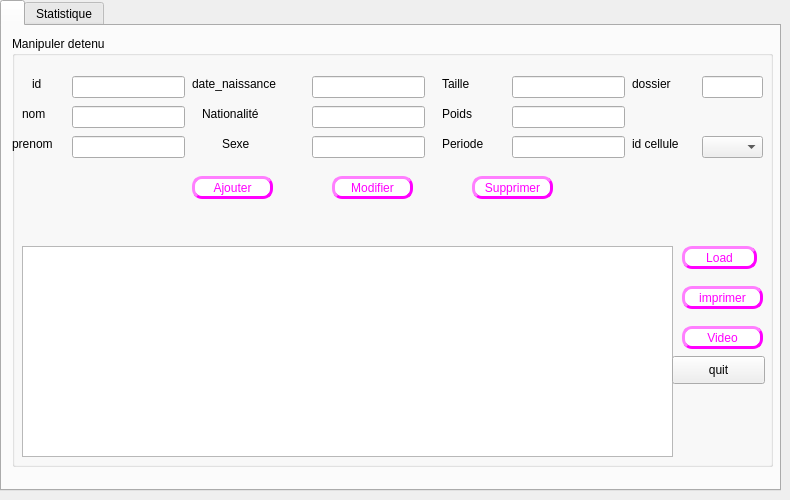
     <widget class="QWidget" name="tab_13">
      <attribute name="title">
       <string>Detenu</string>
      </attribute>
      <widget class="QTabWidget" name="tabWidget_7">
       <property name="geometry">
        <rect>
         <x>0</x>
         <y>0</y>
         <width>781</width>
         <height>491</height>
        </rect>
       </property>
       <property name="currentIndex">
        <number>0</number>
       </property>
       <widget class="QWidget" name="tab_14">
        <attribute name="title">
         <string/>
        </attribute>
        <widget class="QGroupBox" name="groupBox_4">
         <property name="geometry">
          <rect>
           <x>10</x>
           <y>10</y>
           <width>761</width>
           <height>431</height>
          </rect>
         </property>
         <property name="title">
          <string>Manipuler detenu</string>
         </property>
         <widget class="QPushButton" name="pb_modifier_detenu">
          <property name="geometry">
           <rect>
            <x>320</x>
            <y>140</y>
            <width>81</width>
            <height>23</height>
           </rect>
          </property>
          <property name="styleSheet">
           <string notr="true">background-color:white; 
color: rgb(255, 0, 255);
border-style:outset ; 
border-width:3px ; 
border-radius:10px;
</string>
          </property>
          <property name="text">
           <string>Modifier</string>
          </property>
         </widget>
         <widget class="QPushButton" name="imprimer_detenu">
          <property name="geometry">
           <rect>
            <x>670</x>
            <y>250</y>
            <width>81</width>
            <height>23</height>
           </rect>
          </property>
          <property name="styleSheet">
           <string notr="true">background-color:white; 
color: rgb(255, 0, 255);
border-style:outset ; 
border-width:3px ; 
border-radius:10px;</string>
          </property>
          <property name="text">
           <string>imprimer</string>
          </property>
         </widget>
         <widget class="QPushButton" name="pb_ajouter_detenu">
          <property name="geometry">
           <rect>
            <x>180</x>
            <y>140</y>
            <width>81</width>
            <height>23</height>
           </rect>
          </property>
          <property name="styleSheet">
           <string notr="true">background-color:white; 
color: rgb(255, 0, 255);
border-style:outset ; 
border-width:3px ; 
border-radius:10px;</string>
          </property>
          <property name="text">
           <string>Ajouter</string>
          </property>
         </widget>
         <widget class="QPushButton" name="pb_supprimer_detenu">
          <property name="geometry">
           <rect>
            <x>460</x>
            <y>140</y>
            <width>81</width>
            <height>23</height>
           </rect>
          </property>
          <property name="styleSheet">
           <string notr="true">background-color:white; 
color: rgb(255, 0, 255);
border-style:outset ; 
border-width:3px ; 
border-radius:10px;</string>
          </property>
          <property name="text">
           <string>Supprimer</string>
          </property>
         </widget>
         <widget class="QPushButton" name="Load_2">
          <property name="geometry">
           <rect>
            <x>670</x>
            <y>210</y>
            <width>75</width>
            <height>23</height>
           </rect>
          </property>
          <property name="styleSheet">
           <string notr="true">background-color:white; 
color: rgb(255, 0, 255);
border-style:outset ; 
border-width:3px ; 
border-radius:10px;</string>
          </property>
          <property name="text">
           <string>Load</string>
          </property>
         </widget>
         <widget class="QPushButton" name="Video">
          <property name="geometry">
           <rect>
            <x>670</x>
            <y>290</y>
            <width>81</width>
            <height>23</height>
           </rect>
          </property>
          <property name="styleSheet">
           <string notr="true">background-color:white; 
color: rgb(255, 0, 255);
border-style:outset ; 
border-width:3px ; 
border-radius:10px;
</string>
          </property>
          <property name="text">
           <string>Video</string>
          </property>
         </widget>
         <widget class="QLabel" name="label_9">
          <property name="geometry">
           <rect>
            <x>20</x>
            <y>40</y>
            <width>55</width>
            <height>16</height>
           </rect>
          </property>
          <property name="text">
           <string>id</string>
          </property>
         </widget>
         <widget class="QLabel" name="label_10">
          <property name="geometry">
           <rect>
            <x>10</x>
            <y>70</y>
            <width>55</width>
            <height>16</height>
           </rect>
          </property>
          <property name="text">
           <string>nom</string>
          </property>
         </widget>
         <widget class="QLabel" name="label_11">
          <property name="geometry">
           <rect>
            <x>0</x>
            <y>100</y>
            <width>55</width>
            <height>16</height>
           </rect>
          </property>
          <property name="text">
           <string>prenom</string>
          </property>
         </widget>
         <widget class="QLabel" name="label_49">
          <property name="geometry">
           <rect>
            <x>180</x>
            <y>40</y>
            <width>121</width>
            <height>16</height>
           </rect>
          </property>
          <property name="text">
           <string>date_naissance</string>
          </property>
         </widget>
         <widget class="QLabel" name="label_50">
          <property name="geometry">
           <rect>
            <x>190</x>
            <y>70</y>
            <width>91</width>
            <height>16</height>
           </rect>
          </property>
          <property name="text">
           <string>Nationalité</string>
          </property>
         </widget>
         <widget class="QLabel" name="label_51">
          <property name="geometry">
           <rect>
            <x>210</x>
            <y>100</y>
            <width>55</width>
            <height>16</height>
           </rect>
          </property>
          <property name="text">
           <string>Sexe</string>
          </property>
         </widget>
         <widget class="QLabel" name="label_52">
          <property name="geometry">
           <rect>
            <x>430</x>
            <y>40</y>
            <width>55</width>
            <height>16</height>
           </rect>
          </property>
          <property name="text">
           <string>Taille</string>
          </property>
         </widget>
         <widget class="QLabel" name="label_53">
          <property name="geometry">
           <rect>
            <x>430</x>
            <y>70</y>
            <width>55</width>
            <height>16</height>
           </rect>
          </property>
          <property name="text">
           <string>Poids</string>
          </property>
         </widget>
         <widget class="QLabel" name="label_54">
          <property name="geometry">
           <rect>
            <x>430</x>
            <y>100</y>
            <width>55</width>
            <height>16</height>
           </rect>
          </property>
          <property name="text">
           <string>Periode</string>
          </property>
         </widget>
         <widget class="QLabel" name="label_55">
          <property name="geometry">
           <rect>
            <x>620</x>
            <y>40</y>
            <width>55</width>
            <height>16</height>
           </rect>
          </property>
          <property name="text">
           <string>dossier</string>
          </property>
         </widget>
         <widget class="QLabel" name="label_56">
          <property name="geometry">
           <rect>
            <x>620</x>
            <y>100</y>
            <width>71</width>
            <height>16</height>
           </rect>
          </property>
          <property name="text">
           <string>id cellule</string>
          </property>
         </widget>
         <widget class="QLineEdit" name="le_id2">
          <property name="geometry">
           <rect>
            <x>60</x>
            <y>40</y>
            <width>113</width>
            <height>22</height>
           </rect>
          </property>
         </widget>
         <widget class="QLineEdit" name="le_nom2">
          <property name="geometry">
           <rect>
            <x>60</x>
            <y>70</y>
            <width>113</width>
            <height>22</height>
           </rect>
          </property>
         </widget>
         <widget class="QLineEdit" name="le_prenom_2">
          <property name="geometry">
           <rect>
            <x>60</x>
            <y>100</y>
            <width>113</width>
            <height>22</height>
           </rect>
          </property>
         </widget>
         <widget class="QLineEdit" name="la_date2">
          <property name="geometry">
           <rect>
            <x>300</x>
            <y>40</y>
            <width>113</width>
            <height>22</height>
           </rect>
          </property>
         </widget>
         <widget class="QLineEdit" name="la_nationalite_2">
          <property name="geometry">
           <rect>
            <x>300</x>
            <y>70</y>
            <width>113</width>
            <height>22</height>
           </rect>
          </property>
         </widget>
         <widget class="QLineEdit" name="le_sexe_2">
          <property name="geometry">
           <rect>
            <x>300</x>
            <y>100</y>
            <width>113</width>
            <height>22</height>
           </rect>
          </property>
         </widget>
         <widget class="QLineEdit" name="la_taille_2">
          <property name="geometry">
           <rect>
            <x>500</x>
            <y>40</y>
            <width>113</width>
            <height>22</height>
           </rect>
          </property>
         </widget>
         <widget class="QLineEdit" name="le_poids_2">
          <property name="geometry">
           <rect>
            <x>500</x>
            <y>70</y>
            <width>113</width>
            <height>22</height>
           </rect>
          </property>
         </widget>
         <widget class="QLineEdit" name="la_periode_2">
          <property name="geometry">
           <rect>
            <x>500</x>
            <y>100</y>
            <width>113</width>
            <height>22</height>
           </rect>
          </property>
         </widget>
         <widget class="QLineEdit" name="le_dossier_2">
          <property name="geometry">
           <rect>
            <x>690</x>
            <y>40</y>
            <width>61</width>
            <height>22</height>
           </rect>
          </property>
         </widget>
         <widget class="QComboBox" name="comboBox_2">
          <property name="geometry">
           <rect>
            <x>690</x>
            <y>100</y>
            <width>61</width>
            <height>22</height>
           </rect>
          </property>
         </widget>
         <widget class="QTableView" name="tab_detenu_2">
          <property name="geometry">
           <rect>
            <x>10</x>
            <y>210</y>
            <width>651</width>
            <height>211</height>
           </rect>
          </property>
         </widget>
         <widget class="QPushButton" name="pushButton_quit">
          <property name="geometry">
           <rect>
            <x>660</x>
            <y>320</y>
            <width>93</width>
            <height>28</height>
           </rect>
          </property>
          <property name="text">
           <string>quit</string>
          </property>
         </widget>
        </widget>
        <widget class="QLabel" name="label_37">
         <property name="geometry">
          <rect>
           <x>10</x>
           <y>10</y>
           <width>1061</width>
           <height>471</height>
          </rect>
         </property>
         <property name="text">
          <string/>
         </property>
         <property name="pixmap">
          <pixmap>../../Integration/integration/ifinal/ranger-4df6c1b6.png</pixmap>
         </property>
        </widget>
        <zorder>label_37</zorder>
        <zorder>groupBox_4</zorder>
       </widget>
       <widget class="QWidget" name="tab_15">
        <attribute name="title">
         <string>Statistique</string>
        </attribute>
        <widget class="QFrame" name="frame_charts_2">
         <property name="geometry">
          <rect>
           <x>10</x>
           <y>0</y>
           <width>731</width>
           <height>441</height>
          </rect>
         </property>
         <layout class="QHBoxLayout" name="horizontalLayout_2"/>
        </widget>
       </widget>
      </widget>
     </widget>
